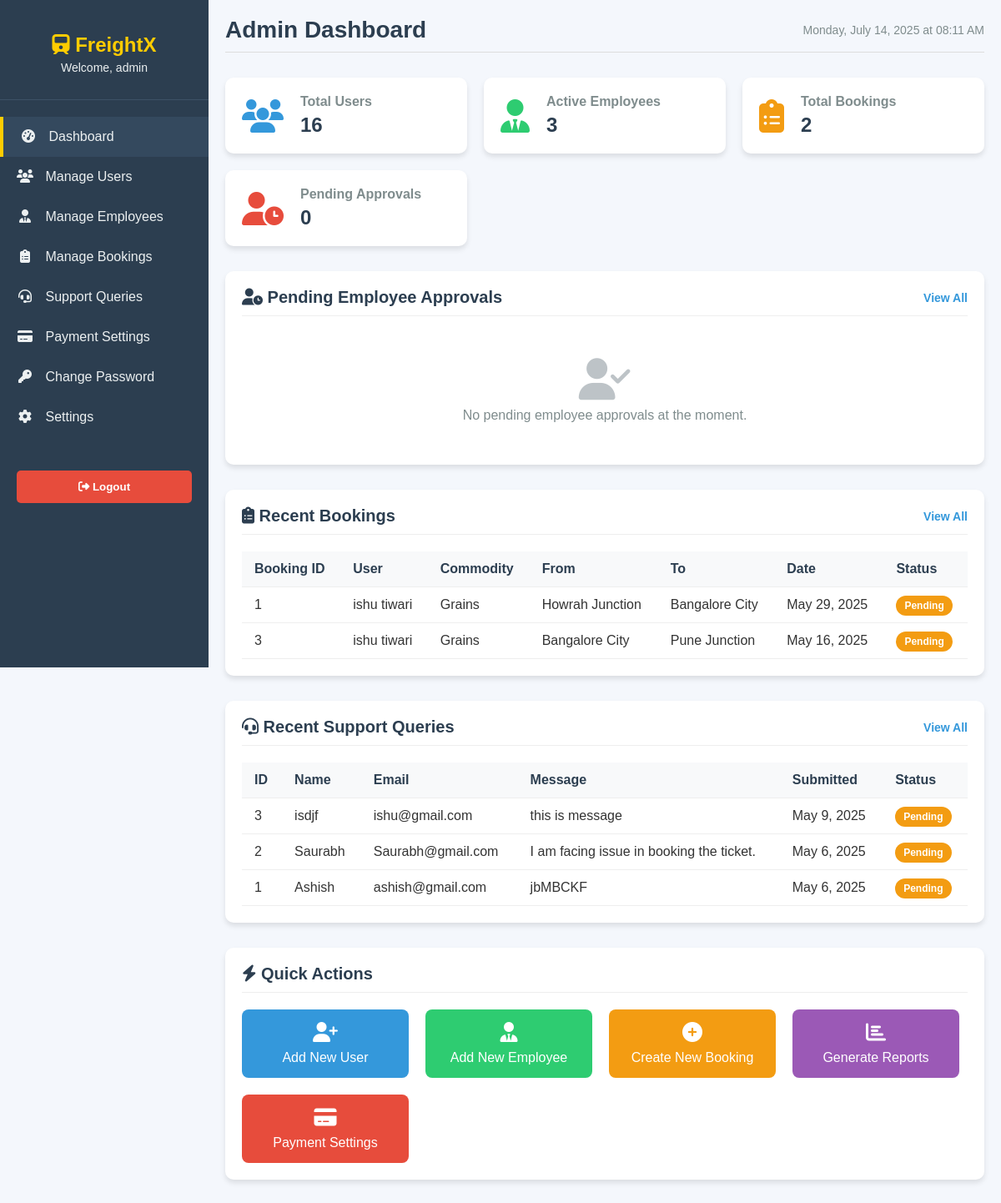
The app's page /admin_dashboard.php (signed in) with its own data.
### tables this page shows
CREATE TABLE `bookings` (
  `id` int(11) NOT NULL,
  `user_id` int(11) NOT NULL,
  `commodity_type` varchar(100) NOT NULL,
  `weight` float NOT NULL,
  `source` varchar(100) NOT NULL,
  `destination` varchar(100) NOT NULL,
  `booking_date` date NOT NULL,
  `delivery_method` varchar(50) DEFAULT NULL,
  `notes` text DEFAULT NULL,
  `delivery_date` date DEFAULT NULL,
  `price` decimal(10,2) NOT NULL,
  `status` enum('pending','confirmed','in_transit','delivered','cancelled') DEFAULT 'pending',
  `payment_status` enum('pending','completed','failed','refunded') NOT NULL DEFAULT 'pending',
  `payment_id` varchar(100) DEFAULT NULL,
  `order_id` varchar(100) DEFAULT NULL,
  `payment_method` varchar(50) DEFAULT NULL,
  `ticket_number` varchar(20) DEFAULT NULL,
  `cancellation_reason` text DEFAULT NULL,
  `cancelled_at` timestamp NULL DEFAULT NULL,
  `created_at` timestamp NOT NULL DEFAULT current_timestamp()
);

CREATE TABLE `users` (
  `id` int(11) NOT NULL,
  `name` varchar(100) NOT NULL,
  `email` varchar(100) NOT NULL,
  `password` varchar(255) NOT NULL,
  `phone` varchar(20) DEFAULT NULL,
  `address` text DEFAULT NULL,
  `created_at` timestamp NOT NULL DEFAULT current_timestamp()
);

CREATE TABLE `support_queries` (
  `id` int(11) NOT NULL,
  `name` varchar(100) NOT NULL,
  `email` varchar(100) NOT NULL,
  `message` text NOT NULL,
  `status` enum('pending','in_progress','resolved') DEFAULT 'pending',
  `submitted_at` timestamp NOT NULL DEFAULT current_timestamp()
);

### admin_dashboard.php (the view, shortened to what this page needs)
<?php
include 'db_connect.php';
$pending_employees = $conn->query("SELECT * FROM employees WHERE status = 'pending' ORDER BY created_at DESC");
$recent_bookings = $conn->query("SELECT b.*, u.name as user_name FROM bookings b
                                JOIN users u ON b.user_id = u.id
                                ORDER BY b.booking_date DESC LIMIT 10");
$support_queries = $conn->query("SELECT * FROM support_queries ORDER BY submitted_at DESC LIMIT 5");
$total_users = $conn->query("SELECT COUNT(*) as count FROM users")->fetch_assoc()['count'];
$total_employees = $conn->query("SELECT COUNT(*) as count FROM employees WHERE status = 'approved'")->fetch_assoc()['count'];
$total_bookings = $conn->query("SELECT COUNT(*) as count FROM bookings")->fetch_assoc()['count'];
$pending_approvals = $conn->query("SELECT COUNT(*) as count FROM employees WHERE status = 'pending'")->fetch_assoc()['count'];
?>
<!DOCTYPE html>
<html lang="en">
<head>
    <link rel="stylesheet" href="https://cdnjs.cloudflare.com/ajax/libs/font-awesome/6.4.0/css/all.min.css">
</head>
<body>
    <div class="dashboard-container">
        <div class="sidebar">
            <div class="sidebar-header">
                <h2><i class="fas fa-train"></i> FreightX</h2>
                <div class="admin-info">
                    Welcome, <?php echo htmlspecialchars($_SESSION['admin_username']); ?>
                </div>
            </div>
 <div class="sidebar-menu">
    <a href="admin_dashboard.php" class="active"><i class="fas fa-tachometer-alt"></i> Dashboard</a>
    <a href="manage_users.php"><i class="fas fa-users"></i> Manage Users</a>
    <a href="manage_employees.php"><i class="fas fa-user-tie"></i> Manage Employees</a>
    <a href="manage_bookings.php"><i class="fas fa-clipboard-list"></i> Manage Bookings</a>
    <a href="view_support_queries.php"><i class="fas fa-headset"></i> Support Queries</a>
    <a href="payment_settings.php"><i class="fas fa-credit-card"></i> Payment Settings</a>
    <a href="admin_change_password.php"><i class="fas fa-key"></i> Change Password</a>
    <a href="admin_dashboard.php"><i class="fas fa-cog"></i> Settings</a>
</div>
            <form action="admin_logout.php" method="post">
                <button type="submit" class="logout-btn"><i class="fas fa-sign-out-alt"></i> Logout</button>
            </form>
        </div>
        <div class="main-content">
            <div class="page-header">
                <h1>Admin Dashboard</h1>
                <div class="date-time">
                </div>
            </div>
            <div class="stats-container">
                <div class="stat-card users">
                    <i class="fas fa-users"></i>
                    <div class="stat-info">
                        <h3>Total Users</h3>
                        <p><?php echo $total_users; ?></p>
                    </div>
                </div>
                <div class="stat-card employees">
                    <i class="fas fa-user-tie"></i>
                    <div class="stat-info">
                        <h3>Active Employees</h3>
                        <p><?php echo $total_employees; ?></p>
                    </div>
                </div>
                <div class="stat-card bookings">
                    <i class="fas fa-clipboard-list"></i>
                    <div class="stat-info">
                        <h3>Total Bookings</h3>
                        <p><?php echo $total_bookings; ?></p>
                    </div>
                </div>
                <div class="stat-card pending">
                    <i class="fas fa-user-clock"></i>
                    <div class="stat-info">
                        <h3>Pending Approvals</h3>
                        <p><?php echo $pending_approvals; ?></p>
                    </div>
                </div>
            </div>
            <div class="dashboard-section">
                <div class="section-header">
                    <h2><i class="fas fa-user-clock"></i> Pending Employee Approvals</h2>
                    <a href="manage_employees.php" class="view-all">View All</a>
                </div>
                <?php if ($pending_employees->num_rows > 0): ?>
                    <table>
                        <tr>
                            <th>ID</th>
                            <th>Name</th>
                            <th>Email</th>
                            <th>Position</th>
                            <th>Applied On</th>
                            <th>Actions</th>
                        </tr>
                        <?php while ($employee = $pending_employees->fetch_assoc()): ?>
                            <tr>
                                <td><?php echo $employee['id']; ?></td>
                                <td><?php echo htmlspecialchars($employee['name']); ?></td>
                                <td><?php echo htmlspecialchars($employee['email']); ?></td>
                                <td><?php echo htmlspecialchars($employee['position']); ?></td>
                                <td><?php echo date('M j, Y', strtotime($employee['created_at'])); ?></td>
                                <td>
                                    <a href="approve_employee.php?id=<?php echo $employee['id']; ?>" class="btn btn-approve">Approve</a>
                                    <a href="reject_employee.php?id=<?php echo $employee['id']; ?>" class="btn btn-reject">Reject</a>
                                </td>
                            </tr>
                        <?php endwhile; ?>
                    </table>
                <?php else: ?>
                    <div class="empty-state">
                        <i class="fas fa-user-check"></i>
                        <p>No pending employee approvals at the moment.</p>
                    </div>
                <?php endif; ?>
            </div>
            <div class="dashboard-section">
                <div class="section-header">
                    <h2><i class="fas fa-clipboard-list"></i> Recent Bookings</h2>
                    <a href="manage_bookings.php" class="view-all">View All</a>
                </div>
                <?php if ($recent_bookings->num_rows > 0): ?>
                    <table>
                        <tr>
                            <th>Booking ID</th>
                            <th>User</th>
                            <th>Commodity</th>
                            <th>From</th>
                            <th>To</th>
                            <th>Date</th>
                            <th>Status</th>
                        </tr>
                        <?php while ($booking = $recent_bookings->fetch_assoc()): ?>
                            <tr>
                                <td><?php echo $booking['id']; ?></td>
                                <td><?php echo htmlspecialchars($booking['user_name']); ?></td>
                                <td><?php echo htmlspecialchars($booking['commodity_type']); ?></td>
                                <td><?php echo htmlspecialchars($booking['source']); ?></td>
                                <td><?php echo htmlspecialchars($booking['destination']); ?></td>
                                <td><?php echo date('M j, Y', strtotime($booking['booking_date'])); ?></td>
                                <td>
                                    <span class="status status-<?php echo strtolower($booking['status']); ?>">
                                        <?php echo ucfirst($booking['status']); ?>
                                    </span>
                                </td>
                            </tr>
                        <?php endwhile; ?>
                    </table>
                <?php endif; ?>
            </div>
            <div class="dashboard-section">
                <div class="section-header">
                    <h2><i class="fas fa-headset"></i> Recent Support Queries</h2>
                    <a href="view_support_queries.php" class="view-all">View All</a>
                </div>
                <?php if ($support_queries->num_rows > 0): ?>
                    <table>
                        <tr>
                            <th>ID</th>
                            <th>Name</th>
                            <th>Email</th>
                            <th>Message</th>
                            <th>Submitted</th>
                            <th>Status</th>
                        </tr>
                        <?php while ($query = $support_queries->fetch_assoc()): ?>
                            <tr>
                                <td><?php echo $query['id']; ?></td>
                                <td><?php echo htmlspecialchars($query['name']); ?></td>
                                <td><?php echo htmlspecialchars($query['email']); ?></td>
                                <td><?php echo substr(htmlspecialchars($query['message']), 0, 50) . (strlen($query['message']) > 50 ? '...' : ''); ?></td>
                                <td><?php echo date('M j, Y', strtotime($query['submitted_at'])); ?></td>
                                <td>
                                    <?php
                                    $status = isset($query['status']) ? $query['status'] : 'pending';
                                    $statusClass = $status == 'resolved' ? 'status-approved' : 'status-pending';
                                    ?>
                                    <span class="status <?php echo $statusClass; ?>">
                                        <?php echo ucfirst($status); ?>
                                    </span>
                                </td>
                            </tr>
                        <?php endwhile; ?>
                    </table>
                <?php endif; ?>
            </div>
            <div class="dashboard-section">
                <div class="section-header">
                    <h2><i class="fas fa-bolt"></i> Quick Actions</h2>
                </div>
                <div style="display: flex; gap: 20px; flex-wrap: wrap;">
                    <a href="add_user.php" style="text-decoration: none;">
                        <div style="background: #3498db; color: white; padding: 15px; border-radius: 8px; width: 200px; text-align: center;">
                            <i class="fas fa-user-plus" style="font-size: 24px; margin-bottom: 10px;"></i>
                            <p>Add New User</p>
                        </div>
                    </a>
                    <a href="add_employee.php" style="text-decoration: none;">
                        <div style="background: #2ecc71; color: white; padding: 15px; border-radius: 8px; width: 200px; text-align: center;">
                            <i class="fas fa-user-tie" style="font-size: 24px; margin-bottom: 10px;"></i>
                            <p>Add New Employee</p>
                        </div>
                    </a>
                    <a href="create_booking.php" style="text-decoration: none;">
                        <div style="background: #f39c12; color: white; padding: 15px; border-radius: 8px; width: 200px; text-align: center;">
                            <i class="fas fa-plus-circle" style="font-size: 24px; margin-bottom: 10px;"></i>
                            <p>Create New Booking</p>
                        </div>
                    </a>
                    <a href="reports.php" style="text-decoration: none;">
                        <div style="background: #9b59b6; color: white; padding: 15px; border-radius: 8px; width: 200px; text-align: center;">
                            <i class="fas fa-chart-bar" style="font-size: 24px; margin-bottom: 10px;"></i>
                            <p>Generate Reports</p>
                        </div>
                    </a>
                    <a href="payment_settings.php" style="text-decoration: none;">
    <div style="background: #e74c3c; color: white; padding: 15px; border-radius: 8px; width: 200px; text-align: center;">
        <i class="fas fa-credit-card" style="font-size: 24px; margin-bottom: 10px;"></i>
        <p>Payment Settings</p>
    </div>
</a>
                </div>
            </div>
        </div>
    </div>
</body>
</html>

### admin_dashboard.php (style rules this page uses)
* { margin: 0; padding: 0; box-sizing: border-box; font-family: 'Arial', sans-serif; }
body { background: #f4f7fc; color: #333; }
.dashboard-container { display: flex; min-height: 100vh; }
.sidebar { width: 250px; background: #2c3e50; color: white; padding: 20px 0; position: fixed; height: 100vh; overflow-y: auto; }
.sidebar-header { padding: 20px; text-align: center; border-bottom: 1px solid #3d5166; }
.sidebar-header h2 { color: #ffcc00; font-size: 24px; margin-bottom: 5px; }
.admin-info { font-size: 14px; color: #ecf0f1; margin-bottom: 10px; }
.sidebar-menu { padding: 20px 0; }
.sidebar-menu a { display: block; padding: 15px 20px; color: #ecf0f1; text-decoration: none; transition: 0.3s; font-size: 16px; }
.sidebar-menu a i { margin-right: 10px; width: 20px; text-align: center; }
.sidebar-menu a:hover, .sidebar-menu a.active { background: #34495e; border-left: 4px solid #ffcc00; }
.logout-btn { margin: 20px; padding: 12px; background: #e74c3c; color: white; border: none; border-radius: 5px; cursor: pointer; width: calc(100% - 40px); font-weight: bold; transition: 0.3s; }
.main-content { flex: 1; margin-left: 250px; padding: 20px; }
.page-header { display: flex; justify-content: space-between; align-items: center; margin-bottom: 30px; padding-bottom: 10px; border-bottom: 1px solid #ddd; }
.page-header h1 { font-size: 28px; color: #2c3e50; }
.date-time { font-size: 14px; color: #7f8c8d; }
.stats-container { display: grid; grid-template-columns: repeat(auto-fit, minmax(240px, 1fr)); gap: 20px; margin-bottom: 30px; }
.stat-card { background: white; border-radius: 10px; padding: 20px; box-shadow: 0 4px 6px rgba(0, 0, 0, 0.1); display: flex; align-items: center; }
.stat-card i { font-size: 40px; margin-right: 20px; color: #3498db; }
.stat-card.users i { color: #3498db; }
.stat-card.employees i { color: #2ecc71; }
.stat-card.bookings i { color: #f39c12; }
.stat-card.pending i { color: #e74c3c; }
.stat-info h3 { font-size: 16px; color: #7f8c8d; margin-bottom: 5px; }
.stat-info p { font-size: 24px; font-weight: bold; color: #2c3e50; }
.dashboard-section { background: white; border-radius: 10px; padding: 20px; margin-bottom: 30px; box-shadow: 0 4px 6px rgba(0, 0, 0, 0.1); }
.section-header { display: flex; justify-content: space-between; align-items: center; margin-bottom: 20px; padding-bottom: 10px; border-bottom: 1px solid #eee; }
.section-header h2 { font-size: 20px; color: #2c3e50; }
.view-all { color: #3498db; text-decoration: none; font-weight: bold; font-size: 14px; }
table { width: 100%; border-collapse: collapse; }
table th, table td { padding: 12px 15px; text-align: left; border-bottom: 1px solid #eee; }
table th { background-color: #f8f9fa; font-weight: bold; color: #2c3e50; }
.status { padding: 5px 10px; border-radius: 20px; font-size: 12px; font-weight: bold; }
.status-pending { background: #f39c12; color: white; }
.empty-state { text-align: center; padding: 30px; color: #7f8c8d; }
.empty-state i { font-size: 50px; margin-bottom: 10px; color: #bdc3c7; }

### records on screen
bookings: id "1", user.name "ishu tiwari", commodity_type "Grains", source "Howrah Junction", destination "Bangalore City", booking_date "May 29, 2025", status "Pending"
bookings: id "3", user.name "ishu tiwari", commodity_type "Grains", source "Bangalore City", destination "Pune Junction", booking_date "May 16, 2025", status "Pending"
support_queries: id "3", name "isdjf", email "ishu@gmail.com", message "this is message", submitted_at "May 9, 2025", status "Pending"
support_queries: id "2", name "Saurabh", email "Saurabh@gmail.com", message "I am facing issue in booking the ticket.", submitted_at "May 6, 2025", status "Pending"
support_queries: id "1", name "Ashish", email "ashish@gmail.com", message "jbMBCKF", submitted_at "May 6, 2025", status "Pending"

### other values on screen
$_SESSION['admin_username'] "admin"
$total_users "16"
$total_employees "3"
$total_bookings "2"
$pending_approvals "0"
